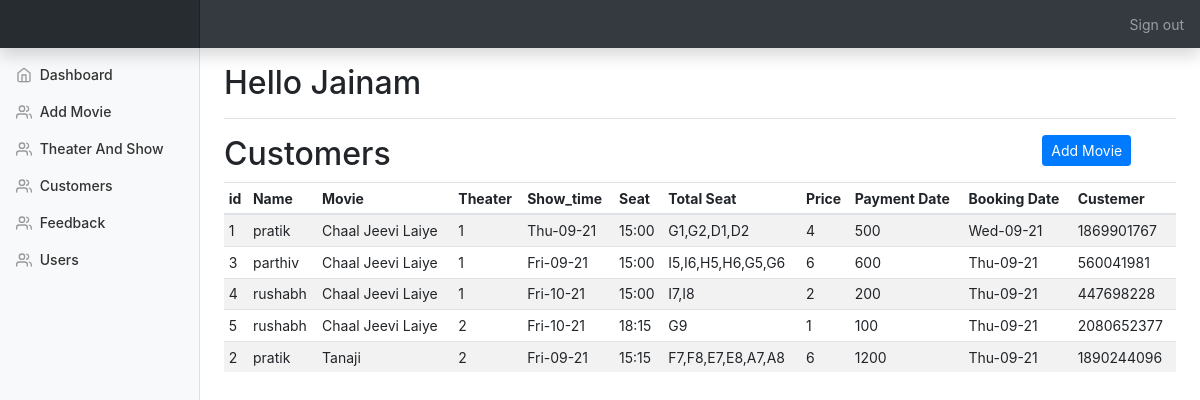
/customers.php (signed in), run on the app's committed database.
### tables this page shows
CREATE TABLE `customers` (
  `id` int(10) NOT NULL,
  `uid` int(10) NOT NULL,
  `movie` varchar(100) NOT NULL,
  `show_time` varchar(100) NOT NULL,
  `seat` varchar(100) NOT NULL,
  `totalseat` varchar(100) NOT NULL,
  `price` varchar(100) NOT NULL,
  `payment_date` varchar(100) NOT NULL,
  `booking_date` varchar(100) NOT NULL,
  `card_name` varchar(100) NOT NULL,
  `card_number` varchar(25) NOT NULL,
  `ex_date` varchar(100) NOT NULL,
  `cvv` int(5) NOT NULL,
  `custemer_id` int(15) NOT NULL
);

CREATE TABLE `user` (
  `id` int(25) NOT NULL,
  `username` varchar(100) NOT NULL,
  `email` varchar(100) NOT NULL,
  `mobile` int(10) NOT NULL,
  `city` varchar(25) NOT NULL,
  `password` varchar(12) NOT NULL,
  `image` varchar(100) NOT NULL
);

CREATE TABLE `theater_show` (
  `id` int(25) NOT NULL,
  `show` varchar(100) NOT NULL,
  `theater` varchar(100) NOT NULL
);

### customers.php (the view, shortened to what this page needs)
<!doctype html>
<html lang="en">
  <head>
<?php include_once("./templates/top.php"); ?>
<?php include_once("./templates/navbar.php"); ?>
<div class="container-fluid">
  <div class="row">
    <?php include "./templates/sidebar.php"; ?>
      <div class="row">
      	<div class="col-10">
      		<h2>Customers</h2>
      	</div>
        <div class="col-2">
          <button data-toggle="modal" data-target="#add_custemer_modal" class="btn btn-primary btn-sm">Add Movie</button>
        </div>
      </div>
      <div class="table-responsive">
        <table class="table table-striped table-sm">
          <thead>
            <tr>
              <th>id</th>
              <th>Name</th>
              <th>Movie</th>
              <th>Theater</th>
              <th>Show_time</th>
              <th>Seat</th>
              <th>Total Seat</th>
              <th>Price</th>
              <th>Payment Date</th>
              <th>Booking Date</th>
              <th>Custemer</th>
            </tr>
          </thead>
          <tbody id="customer_list">
           <tbody id="product_list">
            <?php
include_once 'Database.php';
$result = mysqli_query($conn,"SELECT c.id,c.movie,c.booking_date,c.show_time,c.seat,c.totalseat,c.price,c.payment_date,c.custemer_id,u.username,t.theater FROM customers c INNER JOIN user u on c.uid = u.id INNER JOIN theater_show t on c.show_time = t.show");
if (mysqli_num_rows($result) > 0) {
  while($row = mysqli_fetch_array($result)) {
    $id=$row['id'];?>
    <tr>
              <td><?php echo $row['id'];?></td>
              <td><?php echo $row['username'];?></td>
              <td><?php echo $row['movie'];?></td>
              <td><?php echo $row['theater'];?></td>
              <td><?php echo $row['booking_date'];?></td>
              <td><?php echo $row['show_time'];?></td>
              <td><?php echo $row['seat'];?></td>
              <td><?php echo $row['totalseat'];?></td>
              <td><?php echo $row['price'];?></td>
              <td><?php echo $row['payment_date'];?></td>
              <td><?php echo $row['custemer_id'];?></td>
            </tr>
            <?php
}
}
            ?>
          </tbody>
        </table>
      </div>
    </main>
  </div>
</div>
<?php include_once("./templates/footer.php"); ?>

### dashboard.css (style rules this page uses)
body { font-size: .875rem; }

### data on the page
customers: id "1", user.username "pratik", movie "Chaal Jeevi Laiye", theater_show.theater "1", booking_date "Thu-09-21", show_time "15:00", seat "G1,G2,D1,D2", totalseat "4", price "500", payment_date "Wed-09-21", custemer "1869901767"
customers: id "3", user.username "parthiv", movie "Chaal Jeevi Laiye", theater_show.theater "1", booking_date "Fri-09-21", show_time "15:00", seat "I5,I6,H5,H6,G5,G6", totalseat "6", price "600", payment_date "Thu-09-21", custemer "560041981"
customers: id "4", user.username "rushabh", movie "Chaal Jeevi Laiye", theater_show.theater "1", booking_date "Fri-10-21", show_time "15:00", seat "I7,I8", totalseat "2", price "200", payment_date "Thu-09-21", custemer "447698228"
customers: id "5", user.username "rushabh", movie "Chaal Jeevi Laiye", theater_show.theater "2", booking_date "Fri-10-21", show_time "18:15", seat "G9", totalseat "1", price "100", payment_date "Thu-09-21", custemer "2080652377"
customers: id "2", user.username "pratik", movie "Tanaji", theater_show.theater "2", booking_date "Fri-09-21", show_time "15:15", seat "F7,F8,E7,E8,A7,A8", totalseat "6", price "1200", payment_date "Thu-09-21", custemer "1890244096"

### other printed values
$_SESSION["admin"] "Jainam"
